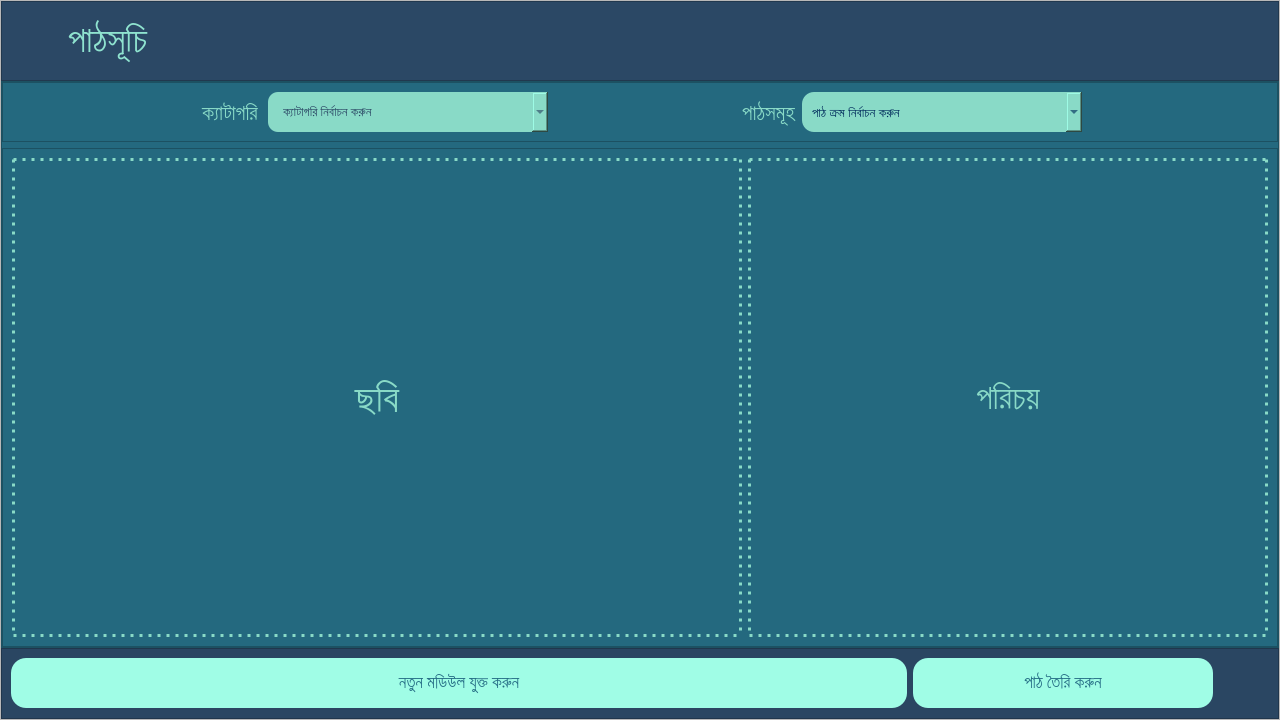
      <widget class="QWidget" name="lesson_page">
       <layout class="QHBoxLayout" name="horizontalLayout_11">
        <property name="spacing">
         <number>0</number>
        </property>
        <property name="leftMargin">
         <number>0</number>
        </property>
        <property name="topMargin">
         <number>0</number>
        </property>
        <property name="rightMargin">
         <number>0</number>
        </property>
        <property name="bottomMargin">
         <number>0</number>
        </property>
        <item>
         <widget class="QFrame" name="lesson_frame">
          <property name="minimumSize">
           <size>
            <width>1280</width>
            <height>720</height>
           </size>
          </property>
          <property name="styleSheet">
           <string notr="true"/>
          </property>
          <property name="frameShape">
           <enum>QFrame::StyledPanel</enum>
          </property>
          <property name="frameShadow">
           <enum>QFrame::Raised</enum>
          </property>
          <layout class="QGridLayout" name="gridLayout_2">
           <property name="leftMargin">
            <number>0</number>
           </property>
           <property name="topMargin">
            <number>0</number>
           </property>
           <property name="rightMargin">
            <number>0</number>
           </property>
           <property name="bottomMargin">
            <number>0</number>
           </property>
           <property name="spacing">
            <number>0</number>
           </property>
           <item row="1" column="0">
            <widget class="QFrame" name="mid_frame_2">
             <property name="minimumSize">
              <size>
               <width>1180</width>
               <height>520</height>
              </size>
             </property>
             <property name="styleSheet">
              <string notr="true">background-color:rgb(36, 105, 127);</string>
             </property>
             <property name="frameShape">
              <enum>QFrame::StyledPanel</enum>
             </property>
             <property name="frameShadow">
              <enum>QFrame::Raised</enum>
             </property>
             <layout class="QVBoxLayout" name="verticalLayout_4">
              <property name="leftMargin">
               <number>0</number>
              </property>
              <property name="topMargin">
               <number>0</number>
              </property>
              <property name="rightMargin">
               <number>0</number>
              </property>
              <property name="bottomMargin">
               <number>0</number>
              </property>
              <item>
               <widget class="QFrame" name="bottom_top_frame">
                <property name="minimumSize">
                 <size>
                  <width>0</width>
                  <height>60</height>
                 </size>
                </property>
                <property name="maximumSize">
                 <size>
                  <width>16777215</width>
                  <height>60</height>
                 </size>
                </property>
                <property name="styleSheet">
                 <string notr="true">background-color: rgb(36, 105, 127);
color: rgb(137, 218, 199);
</string>
                </property>
                <property name="frameShape">
                 <enum>QFrame::StyledPanel</enum>
                </property>
                <property name="frameShadow">
                 <enum>QFrame::Raised</enum>
                </property>
                <layout class="QHBoxLayout" name="horizontalLayout_8">
                 <item>
                  <spacer name="horizontalSpacer_5">
                   <property name="orientation">
                    <enum>Qt::Horizontal</enum>
                   </property>
                   <property name="sizeHint" stdset="0">
                    <size>
                     <width>141</width>
                     <height>20</height>
                    </size>
                   </property>
                  </spacer>
                 </item>
                 <item>
                  <widget class="QLabel" name="lsn_lbl_category">
                   <property name="font">
                    <font>
                     <pointsize>16</pointsize>
                    </font>
                   </property>
                   <property name="text">
                    <string>ক্যাটাগরি</string>
                   </property>
                   <property name="alignment">
                    <set>Qt::AlignCenter</set>
                   </property>
                  </widget>
                 </item>
                 <item>
                  <widget class="QComboBox" name="lsn_cmb_category">
                   <property name="minimumSize">
                    <size>
                     <width>280</width>
                     <height>40</height>
                    </size>
                   </property>
                   <property name="font">
                    <font>
                     <family>Hind Siliguri</family>
                     <pointsize>10</pointsize>
                     <weight>50</weight>
                     <bold>false</bold>
                    </font>
                   </property>
                   <property name="cursor">
                    <cursorShape>PointingHandCursor</cursorShape>
                   </property>
                   <property name="styleSheet">
                    <string notr="true">background-color: rgb(137, 218, 199);
padding-left: 15px;
border-radius: 10px;
color: rgb(43, 72, 101);</string>
                   </property>
                   <property name="currentText">
                    <string>ক্যাটাগরি নির্বাচন করুন</string>
                   </property>
                   <item>
                    <property name="text">
                     <string>ক্যাটাগরি নির্বাচন করুন</string>
                    </property>
                   </item>
                   <item>
                    <property name="text">
                     <string>নাম শিখন (Noun)</string>
                    </property>
                   </item>
                   <item>
                    <property name="text">
                     <string>ক্রিয়া শিখন (Verb)</string>
                    </property>
                   </item>
                   <item>
                    <property name="text">
                     <string>সম্পর্ক শিখন (Association)</string>
                    </property>
                   </item>
                   <item>
                    <property name="text">
                     <string>কর্মধারা শিখন (Activity)</string>
                    </property>
                   </item>
                  </widget>
                 </item>
                 <item>
                  <spacer name="horizontalSpacer_6">
                   <property name="orientation">
                    <enum>Qt::Horizontal</enum>
                   </property>
                   <property name="sizeHint" stdset="0">
                    <size>
                     <width>143</width>
                     <height>20</height>
                    </size>
                   </property>
                  </spacer>
                 </item>
                 <item>
                  <widget class="QLabel" name="lsn_lbl_lessons">
                   <property name="font">
                    <font>
                     <pointsize>16</pointsize>
                    </font>
                   </property>
                   <property name="text">
                    <string>পাঠসমূহ</string>
                   </property>
                   <property name="alignment">
                    <set>Qt::AlignCenter</set>
                   </property>
                  </widget>
                 </item>
                 <item>
                  <widget class="QComboBox" name="lsn_cmb_lessons">
                   <property name="minimumSize">
                    <size>
                     <width>280</width>
                     <height>40</height>
                    </size>
                   </property>
                   <property name="font">
                    <font>
                     <pointsize>10</pointsize>
                     <weight>50</weight>
                     <bold>false</bold>
                    </font>
                   </property>
                   <property name="cursor">
                    <cursorShape>PointingHandCursor</cursorShape>
                   </property>
                   <property name="styleSheet">
                    <string notr="true">background-color: rgb(137, 218, 199);
border-radius: 12px;
color: rgb(0, 43, 91);
padding-left: 10px;</string>
                   </property>
                   <item>
                    <property name="text">
                     <string>পাঠ ক্রম নির্বাচন করুন</string>
                    </property>
                   </item>
                  </widget>
                 </item>
                 <item>
                  <spacer name="horizontalSpacer_7">
                   <property name="orientation">
                    <enum>Qt::Horizontal</enum>
                   </property>
                   <property name="sizeHint" stdset="0">
                    <size>
                     <width>141</width>
                     <height>20</height>
                    </size>
                   </property>
                  </spacer>
                 </item>
                </layout>
               </widget>
              </item>
              <item>
               <widget class="QFrame" name="middle_content_frame">
                <property name="minimumSize">
                 <size>
                  <width>1241</width>
                  <height>400</height>
                 </size>
                </property>
                <property name="styleSheet">
                 <string notr="true">background-color: rgb(36, 105, 127)</string>
                </property>
                <property name="frameShape">
                 <enum>QFrame::StyledPanel</enum>
                </property>
                <property name="frameShadow">
                 <enum>QFrame::Raised</enum>
                </property>
                <layout class="QHBoxLayout" name="horizontalLayout_12">
                 <item>
                  <widget class="QStackedWidget" name="mediaStackWidget">
                   <property name="minimumSize">
                    <size>
                     <width>690</width>
                     <height>400</height>
                    </size>
                   </property>
                   <property name="currentIndex">
                    <number>0</number>
                   </property>
                   <widget class="QWidget" name="image_page">
                    <layout class="QHBoxLayout" name="horizontalLayout_9">
                     <property name="leftMargin">
                      <number>0</number>
                     </property>
                     <property name="topMargin">
                      <number>0</number>
                     </property>
                     <property name="rightMargin">
                      <number>0</number>
                     </property>
                     <property name="bottomMargin">
                      <number>0</number>
                     </property>
                     <item>
                      <widget class="QLabel" name="lsn_lbl_lesson_image">
                       <property name="minimumSize">
                        <size>
                         <width>690</width>
                         <height>380</height>
                        </size>
                       </property>
                       <property name="font">
                        <font>
                         <pointsize>30</pointsize>
                        </font>
                       </property>
                       <property name="styleSheet">
                        <string notr="true">border: 3px dotted  rgb(137, 218, 199);
color: rgb(137, 218, 199);</string>
                       </property>
                       <property name="text">
                        <string>ছবি</string>
                       </property>
                       <property name="alignment">
                        <set>Qt::AlignCenter</set>
                       </property>
                      </widget>
                     </item>
                    </layout>
                   </widget>
                   <widget class="QWidget" name="video_page">
                    <layout class="QVBoxLayout" name="verticalLayout_5">
                     <property name="leftMargin">
                      <number>0</number>
                     </property>
                     <property name="topMargin">
                      <number>0</number>
                     </property>
                     <property name="rightMargin">
                      <number>5</number>
                     </property>
                     <property name="bottomMargin">
                      <number>5</number>
                     </property>
                     <item>
                      <layout class="QHBoxLayout" name="video_player_widget"/>
                     </item>
                    </layout>
                   </widget>
                  </widget>
                 </item>
                 <item>
                  <widget class="QLabel" name="lsn_lbl_lesson_topic">
                   <property name="minimumSize">
                    <size>
                     <width>520</width>
                     <height>400</height>
                    </size>
                   </property>
                   <property name="maximumSize">
                    <size>
                     <width>500</width>
                     <height>16777215</height>
                    </size>
                   </property>
                   <property name="font">
                    <font>
                     <pointsize>25</pointsize>
                    </font>
                   </property>
                   <property name="styleSheet">
                    <string notr="true">border: 3px dotted  rgb(137, 218, 199);
color: rgb(137, 218, 199);</string>
                   </property>
                   <property name="text">
                    <string>পরিচয়</string>
                   </property>
                   <property name="alignment">
                    <set>Qt::AlignCenter</set>
                   </property>
                   <property name="wordWrap">
                    <bool>true</bool>
                   </property>
                  </widget>
                 </item>
                </layout>
               </widget>
              </item>
             </layout>
            </widget>
           </item>
           <item row="2" column="0">
            <widget class="QFrame" name="bottom_frame_2">
             <property name="minimumSize">
              <size>
               <width>1180</width>
               <height>71</height>
              </size>
             </property>
             <property name="maximumSize">
              <size>
               <width>16777215</width>
               <height>70</height>
              </size>
             </property>
             <property name="styleSheet">
              <string notr="true">background-color: rgb(42, 70, 98);
</string>
             </property>
             <property name="frameShape">
              <enum>QFrame::StyledPanel</enum>
             </property>
             <property name="frameShadow">
              <enum>QFrame::Raised</enum>
             </property>
             <layout class="QHBoxLayout" name="horizontalLayout_10">
              <item>
               <widget class="QPushButton" name="lsn_btn_add_lessons">
                <property name="sizePolicy">
                 <sizepolicy hsizetype="Minimum" vsizetype="Minimum">
                  <horstretch>230</horstretch>
                  <verstretch>40</verstretch>
                 </sizepolicy>
                </property>
                <property name="minimumSize">
                 <size>
                  <width>250</width>
                  <height>50</height>
                 </size>
                </property>
                <property name="maximumSize">
                 <size>
                  <width>16777215</width>
                  <height>50</height>
                 </size>
                </property>
                <property name="font">
                 <font>
                  <family>Hind Siliguri Medium</family>
                  <pointsize>13</pointsize>
                  <weight>50</weight>
                  <bold>false</bold>
                 </font>
                </property>
                <property name="cursor">
                 <cursorShape>PointingHandCursor</cursorShape>
                </property>
                <property name="styleSheet">
                 <string notr="true">QPushButton {
background-color: rgb(160, 253, 230);
color:  #256D85 ;
border-radius: 15px;
}

QPushButton::hover:!pressed {
	
	background-color: rgb(143, 227, 207);
	color: #2B4865;

}</string>
                </property>
                <property name="text">
                 <string>নতুন মডিউল যুক্ত করুন</string>
                </property>
                <property name="icon">
                 <iconset>
                  <normaloff>../Images/add_icon.png</normaloff>../Images/add_icon.png</iconset>
                </property>
                <property name="iconSize">
                 <size>
                  <width>30</width>
                  <height>30</height>
                 </size>
                </property>
               </widget>
              </item>
              <item>
               <widget class="QPushButton" name="lsn_btn_make_lesson">
                <property name="minimumSize">
                 <size>
                  <width>300</width>
                  <height>50</height>
                 </size>
                </property>
                <property name="font">
                 <font>
                  <family>Hind Siliguri Medium</family>
                  <pointsize>13</pointsize>
                 </font>
                </property>
                <property name="cursor">
                 <cursorShape>PointingHandCursor</cursorShape>
                </property>
                <property name="styleSheet">
                 <string notr="true">QPushButton {
background-color: rgb(160, 253, 230);
color:  #256D85 ;
border-radius: 15px;
}

QPushButton::hover:!pressed {
	
	background-color: rgb(143, 227, 207);
	color: #2B4865;

}</string>
                </property>
                <property name="text">
                 <string>পাঠ তৈরি করুন</string>
                </property>
                <property name="icon">
                 <iconset>
                  <normaloff>../Images/make_icon.png</normaloff>../Images/make_icon.png</iconset>
                </property>
                <property name="iconSize">
                 <size>
                  <width>40</width>
                  <height>30</height>
                 </size>
                </property>
               </widget>
              </item>
              <item>
               <widget class="QPushButton" name="lsn_btn_reload_window">
                <property name="minimumSize">
                 <size>
                  <width>50</width>
                  <height>50</height>
                 </size>
                </property>
                <property name="font">
                 <font>
                  <family>Gill Sans MT Ext Condensed Bold</family>
                  <pointsize>13</pointsize>
                 </font>
                </property>
                <property name="styleSheet">
                 <string notr="true">QPushButton {
background-color: rgb(42, 70, 98);
color:  #256D85 ;
border-radius: 15px;
}

QPushButton::hover:!pressed {
	background-color:  rgb(42, 70, 98);
	color: #2B4865;
	border: 2px solid rgb(56, 216, 187);
	border-radius: 20px;
}</string>
                </property>
                <property name="text">
                 <string/>
                </property>
                <property name="icon">
                 <iconset>
                  <normaloff>../Images/reload_icon_2.png</normaloff>../Images/reload_icon_2.png</iconset>
                </property>
                <property name="iconSize">
                 <size>
                  <width>40</width>
                  <height>40</height>
                 </size>
                </property>
               </widget>
              </item>
             </layout>
            </widget>
           </item>
           <item row="0" column="0">
            <widget class="QFrame" name="top_frame_2">
             <property name="minimumSize">
              <size>
               <width>1180</width>
               <height>80</height>
              </size>
             </property>
             <property name="maximumSize">
              <size>
               <width>16777215</width>
               <height>80</height>
              </size>
             </property>
             <property name="styleSheet">
              <string notr="true">background-color: #2B4865;</string>
             </property>
             <property name="frameShape">
              <enum>QFrame::StyledPanel</enum>
             </property>
             <property name="frameShadow">
              <enum>QFrame::Raised</enum>
             </property>
             <layout class="QHBoxLayout" name="horizontalLayout_7">
              <property name="leftMargin">
               <number>0</number>
              </property>
              <property name="topMargin">
               <number>0</number>
              </property>
              <property name="rightMargin">
               <number>0</number>
              </property>
              <property name="bottomMargin">
               <number>0</number>
              </property>
              <item>
               <widget class="QPushButton" name="lsn_btn_back_to_home">
                <property name="sizePolicy">
                 <sizepolicy hsizetype="Preferred" vsizetype="Preferred">
                  <horstretch>0</horstretch>
                  <verstretch>0</verstretch>
                 </sizepolicy>
                </property>
                <property name="minimumSize">
                 <size>
                  <width>0</width>
                  <height>60</height>
                 </size>
                </property>
                <property name="maximumSize">
                 <size>
                  <width>60</width>
                  <height>60</height>
                 </size>
                </property>
                <property name="baseSize">
                 <size>
                  <width>0</width>
                  <height>4</height>
                 </size>
                </property>
                <property name="font">
                 <font>
                  <pointsize>11</pointsize>
                 </font>
                </property>
                <property name="cursor">
                 <cursorShape>PointingHandCursor</cursorShape>
                </property>
                <property name="mouseTracking">
                 <bool>true</bool>
                </property>
                <property name="styleSheet">
                 <string notr="true">QPushButton {
	background-color: #2B4865 #256D85;
	border: none;
}

QPushButton:hover:!pressed
{
	background-color:  #256D85;
	border-radius: 30px;
}</string>
                </property>
                <property name="text">
                 <string/>
                </property>
                <property name="icon">
                 <iconset>
                  <normaloff>../Images/back_icon.png</normaloff>../Images/back_icon.png</iconset>
                </property>
                <property name="iconSize">
                 <size>
                  <width>200</width>
                  <height>200</height>
                 </size>
                </property>
                <property name="autoDefault">
                 <bool>false</bool>
                </property>
                <property name="default">
                 <bool>false</bool>
                </property>
                <property name="flat">
                 <bool>false</bool>
                </property>
               </widget>
              </item>
              <item>
               <widget class="QLabel" name="lsn_lbl_headline">
                <property name="font">
                 <font>
                  <family>Hind Siliguri Medium</family>
                  <pointsize>27</pointsize>
                 </font>
                </property>
                <property name="styleSheet">
                 <string notr="true">color: #8FE3CF</string>
                </property>
                <property name="text">
                 <string>পাঠসূচি</string>
                </property>
                <property name="alignment">
                 <set>Qt::AlignLeading|Qt::AlignLeft|Qt::AlignVCenter</set>
                </property>
               </widget>
              </item>
             </layout>
            </widget>
           </item>
          </layout>
         </widget>
        </item>
       </layout>
      </widget>
